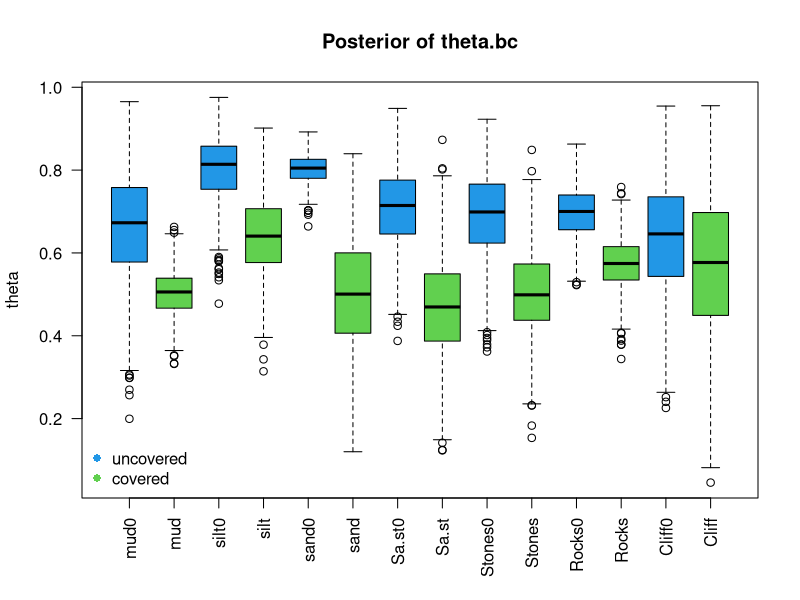

Source code (R):
## ---- chunk 1
library(readxl)
setwd("/home/piailari/Documents/BayesianDataAnalysis/exercises/week3/exercise2b")
data.full = read_xlsx("bsg653_3.xlsx")
data = data.full[, c( "WHIBIN", "BOTTOMCOV", "BOTTOM")]
data = data[data$BOTTOM!=0,]
# 0 : clear
# 1 : covered
data$BOTTOMCOV = ifelse(data$BOTTOMCOV == 5, 1, 0)

# write.table(data, file="white_fishes_data.txt", row.names=FALSE, col.names=TRUE)

## ---- chunk 2
table(data)
y = table(data$BOTTOM[data$WHIBIN ==1], data$BOTTOMCOV[data$WHIBIN ==1])
N = table(data$BOTTOM, data$BOTTOMCOV)

## ---- chunk 3
set.seed(123)
theta =  array(rep(NA, 7*2*1000), dim=c(7, 2, 1000))
for (i in 1:7) {
   for (j in 1:2) {
      theta[i,j,] = rbeta(1000, y[i,j]+1, N[i,j]-y[i,j]+1)
   }
}

## ---- chunk 4
theta.df = data.frame(
 "mud0" = theta[1,1,],"mud" = theta[1,2,],
 "silt0" = theta[2,1,],"silt" = theta[2,2,],
 "sand0"= theta[3,1,], "sand"= theta[3,2,],
 "Sa/st0"= theta[4,1,], "Sa/st"= theta[4,2,],
"Stones0"= theta[5,1,],"Stones"= theta[5,2,],
 "Rocks0"= theta[6,1,],"Rocks"= theta[6,2,],
"Cliff0"= theta[7,1,],"Cliff"= theta[7,2,]
)

boxplot(theta.df, col= 4:3 , las =2, ylab= "theta", main ="Posterior of theta.bc")
legend("bottomleft", legend = c("uncovered", "covered"), col=4:3, pch = 16,bty = "n")


## ---- chunk 5
# Probabilities per costal type
pr = c()
for (i in 1:7) {
   pr[i] = sum(theta[i,2,]>theta[i,1,])/length(theta[i,1,])
}
names(pr) = 1:7
pr
